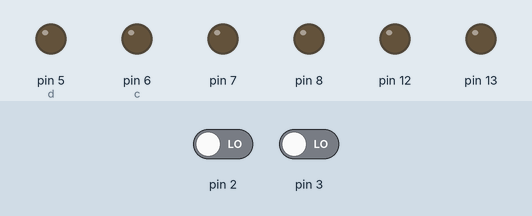
This sketch was run on a simulated Arduino Uno, built with avr-gcc and run on an emulated ATmega328P. Shown: output pins drawn as LEDs (lit = HIGH). Inputs (shaded band) come from the test bench; at power-on: pin 2 LOW, pin 3 LOW.

Above: at 0.1 s.
At 4.9 s:
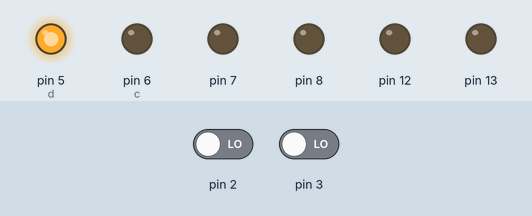
At 12.4 s:
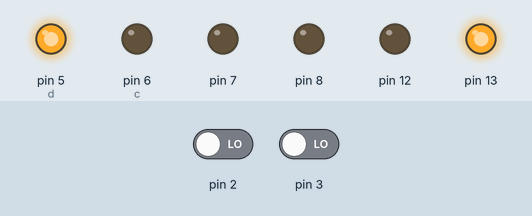
At 16.4 s:
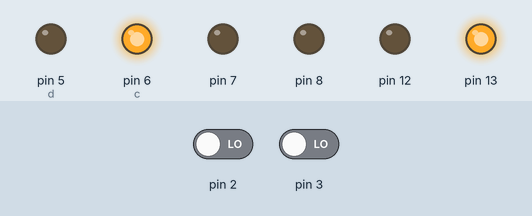
At 29.1 s:
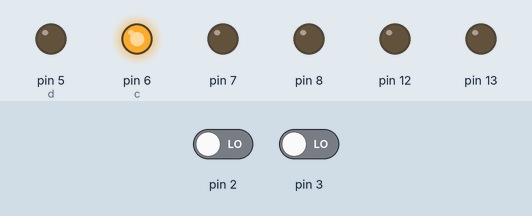
At 38.4 s:
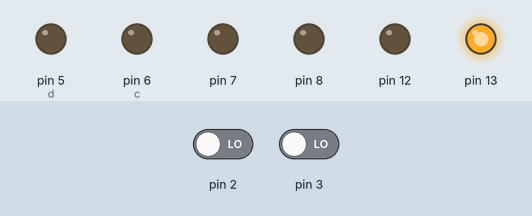
Timing chart, 0 to 39.9 s (numbered marks = the images above):
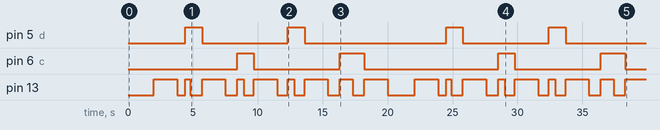

Measured:
- by itself, pin 5 (d): LOW → HIGH at 4.4 s, → LOW 1.3 s later, → HIGH 6.6 s later, → LOW 1.3 s later, … (8 changes in this stretch)
- by itself, pin 6 (c): LOW → HIGH at 8.4 s, → LOW 1.3 s later, → HIGH 6.6 s later, → LOW 1.9 s later, … (8 changes in this stretch)
- by itself, pin 13: LOW → HIGH at 2.0 s, → LOW 1.8 s later, → HIGH 0.60 s later, → LOW 0.40 s later, … (35 changes in this stretch)

The sketch:

contloll_v1.5.ino
```cpp
/*Arduino bobo
  Version 1.5
*/

//include the library code:

// use pin 3, 5, 6, 9, for output
//a b c d
//variables to store channel value:
double ch1 = 2;//throttle
double ch2 = 3;//steer

int a = 10; int b = 9;
int c = 6; int d = 5;

int motorSpeed1 = 0; //variable to store motor speed:
int motorSpeed2 = 0;

int RightMotor =230;
int LeftMotor =0;

void setup() {

  pinMode(5, OUTPUT);
  pinMode(6, OUTPUT);
  pinMode(7, OUTPUT);
  pinMode(8, OUTPUT);
  pinMode(12, OUTPUT);
  pinMode(13, OUTPUT);


  pinMode(2, INPUT);
  pinMode(3, INPUT);

  digitalWrite(a, LOW);
  digitalWrite(b, LOW);
  digitalWrite(c, LOW);
  digitalWrite(d, LOW);


  pinMode(A2, INPUT);
  pinMode(A3, INPUT);
  pinMode(A4, INPUT);
  pinMode(A5, INPUT);

}

void Forward() { //Move Forward:

  digitalWrite(a, LOW); digitalWrite(b, HIGH);
  digitalWrite(c, LOW); digitalWrite(d, HIGH);

  digitalWrite(13, HIGH); delay(400); digitalWrite(13, LOW);
  delay(100);
}

void Stop() { //Stop:
  digitalWrite(a, LOW); digitalWrite(b, LOW);
  digitalWrite(c, LOW); digitalWrite(d, LOW);

  digitalWrite(13, HIGH); delay(500); digitalWrite(13, LOW);
  digitalWrite(13, HIGH); delay(500); digitalWrite(13, LOW);
  digitalWrite(13, HIGH); delay(800); digitalWrite(13, LOW);

  delay(100);
}

void Backward () { //Move Backward:
  digitalWrite(a, HIGH); digitalWrite(b, LOW);
  digitalWrite(c, HIGH); digitalWrite(d, LOW);

  digitalWrite(13, HIGH); delay(500); digitalWrite(13, LOW);
  digitalWrite(13, HIGH); delay(500); digitalWrite(13, LOW);
  delay(100);
}

void MoveTopRight() { //Move Top Right:
  /*
    motor1.run(FORWARD);                      //Drive motor1 clockwise:
    motor1.setSpeed(motorSpeed1);              //Define motor1 speed"
    motor2.run(RELEASE);                      //Stop motor2:
    motor2.setSpeed(motorSpeed1);              //Define motor2 speed:
    motor3.run(FORWARD);                      //Drive motor3 clockwise:
    motor3.setSpeed(motorSpeed1);              //Define motor3 speed:
    motor4.run(RELEASE);                      //Stop motor4:
    motor4.setSpeed(motorSpeed1);              //Define motor4 speed:
  */
}

void MoveTopLeft() { //MOve Top Left:
  /*
    motor1.run(RELEASE);                      //Stop motor1:
    motor1.setSpeed(motorSpeed1);              //Define motor1 speed:
    motor2.run(FORWARD);                      //Drive motor2 clockwise:
    motor2.setSpeed(motorSpeed1);              //Define motor2 speed:
    motor3.run(RELEASE);                      //Stop motor3:
    motor3.setSpeed(motorSpeed1);              //Define motor3 speed:
    motor4.run(FORWARD);                      //Drive motor4 clockwise:
    motor4.setSpeed(motorSpeed1);              //Define motor4 speed:
  */
}

void MoveBackRight() { //Move Back Right:
  /*
    motor1.run(RELEASE);                      //Stop motor1:
    motor1.setSpeed(motorSpeed1);              //Define motor1 speed:
    motor2.run(BACKWARD);                     //Drive motor2 anti-clockwise:
    motor2.setSpeed(motorSpeed1);              //Define motor2 speed:
    motor3.run(RELEASE);                      //Stop motor3:
    motor3.setSpeed(motorSpeed1);              //Define motor3 speed:
    motor4.run(BACKWARD);                     //Drive motor4 anti-clockwise:
    motor4.setSpeed(motorSpeed1);              //Define motor4 speed:
  */
}
void MoveBackLeft() { //Move Back Left:
  /*
    motor1.run(BACKWARD);                     //Drive motor1 anti-clockwise:
    motor1.setSpeed(motorSpeed1);              //Define motor1 speed:
    motor2.run(RELEASE);                      //Stop motor2:
    motor2.setSpeed(motorSpeed1);              //Define motor2 speed:
    motor3.run(BACKWARD);                     //Drive motor3 anti-clockwise:
    motor3.setSpeed(motorSpeed1);              //Define motor3 speed:
    motor4.run(RELEASE);                      //Stop motor4:
    motor4.setSpeed(motorSpeed1);              //Define motor4 speed:
  */
}
void RightTurn() { //Turn Right:

    digitalWrite(a, HIGH); digitalWrite(b, LOW);
  digitalWrite(c, LOW); digitalWrite(d, HIGH);

  digitalWrite(13, HIGH); delay(500); digitalWrite(13, LOW);
  delay(100);

  /*
    motor1.run(FORWARD);                      //Drive motor1 clockwise:
    motor1.setSpeed(motorSpeed1);              //Define motor1 speed:
    motor2.run(FORWARD);                      //Drive motor2 clockwise:
    motor2.setSpeed(motorSpeed1);              //Define motor2 speed:
    motor3.run(BACKWARD);                     //Drive motor3 anti-clockwise:
    motor3.setSpeed(motorSpeed1);              //Define motor3 speed :
    motor4.run(BACKWARD);                     //Drive motor4 anti-clockwise:
    motor4.setSpeed(motorSpeed1);              //Define motor4 speed:
  */
}
void LeftTurn() { //Turn Left:

    digitalWrite(a, LOW); digitalWrite(b, HIGH);
  digitalWrite(c, HIGH); digitalWrite(d, LOW);

  digitalWrite(13, HIGH); delay(500); digitalWrite(13, LOW);
  delay(100);
  /*
    motor1.run(BACKWARD);                     //Drive motor1 anti-clockwise:
    motor1.setSpeed(motorSpeed1);              //Define motor1 speed:
    motor2.run(BACKWARD);                     //Drive motor2 anti-clockwise:
    motor2.setSpeed(motorSpeed1);              //Define motor2 speed:
    motor3.run(FORWARD);                      //Drive motor3 clockwise:
    motor3.setSpeed(motorSpeed1);              //Define motor3 speed:
    motor4.run(FORWARD);                      //Drive motor4 clockwise:
    motor4.setSpeed(motorSpeed1);              //Define motor4 speed:
  */
}

void loop()
{
  ch1 = pulseIn(2, HIGH);
  ch2 = pulseIn(3, HIGH);

  motorSpeed2 = map(ch1, 1000, 2000, -70, 70);

//for teting only
/*
  if (digitalRead(A5))
  {
    Forward();
  }
  if (digitalRead(A4))
  {
    Backward();
  }

  if (digitalRead(A3))
  {
    MoveTopRight();
  }
  if (digitalRead(A2))
  {
    MoveTopLeft();
  }
*/

  Stop();
  delay(500);

  Forward();
  delay(800);

  Stop();
  delay(800);

  LeftTurn();
  delay(700);

  Stop();
  delay(700);

  RightTurn();
  delay(700);

  Stop();
  delay(800);

  Backward();
  delay(800);

  Stop();


/*
  //RightMotor = motorSpeed1 - map(ch2, 1000, 2000, -70, 70);
  //LeftMotor = motorSpeed1 - map(ch2, 1000, 2000, +70, -70);

  if ((ch1 == 0)&&(ch2 == 0))
  {
    Stop();
  }
  else if ((ch1 > 1530) && (ch2 > 1530))
  {
    Forward();
  }
  else if ((ch1 > 1530) && (ch2 < 1460))
  {
    MoveTopRight();
  }
  else if ((ch1 < 1460) && (ch2 > 1530))
  {
    MoveTopLeft();
  }
  else if ((ch1 < 1460) && (ch2 < 1460))
  {
    Backward();
  }
  else
  {
    Stop();
  }
*/
}
```
